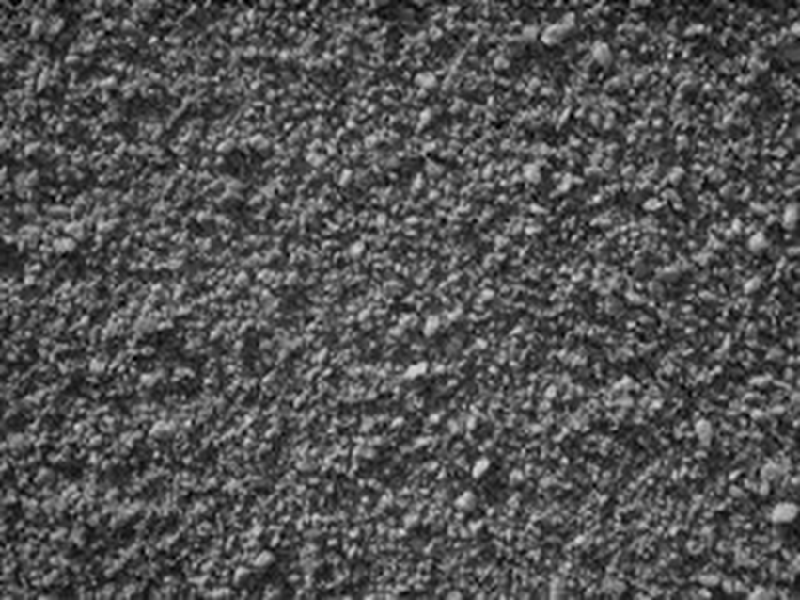
//> input picture sonar_sim_cloud/cloudImgs/stucci1.jpg, 800 x 600 px
$ ./Sobel_Demo ../sonar_sim_cloud/cloudImgs/stucci1.jpg   (built with g++ and OpenCV 4)
//> lines starting //> are read from the running program, lines starting //| are printed output that depends on the picture
/**
 * @file Sobel_Demo.cpp
 * @brief Sample code using Sobel and/orScharr OpenCV functions to make a simple Edge Detector
 * @author OpenCV team
 */

#include "opencv2/imgproc/imgproc.hpp"
#include "opencv2/highgui/highgui.hpp"
#include <stdlib.h>
#include <stdio.h>

using namespace cv;

/**
 * @function main
 */
int main( int, char** argv )
{

  Mat src, src_gray;
  Mat grad;
  const char* window_name = "Sobel Demo - Simple Edge Detector";
  int scale = 1;
  int delta = 0;
  int ddepth = CV_16S;

  /// Load an image
  src = imread( argv[1] );
//> src is the input picture: 600 rows x 800 cols, CV_8UC3; min 0, max 223, mean 82.3

  if( !src.data )
    { return -1; }

  GaussianBlur( src, src, Size(3,3), 0, 0, BORDER_DEFAULT );

  /// Convert it to gray
  cvtColor( src, src_gray, COLOR_RGB2GRAY );

  /// Create window
  namedWindow( window_name, WINDOW_AUTOSIZE );

  /// Generate grad_x and grad_y
  Mat grad_x, grad_y;
  Mat abs_grad_x, abs_grad_y;

  /// Gradient X
  Scharr( src_gray, grad_x, ddepth, 1, 0, scale, delta, BORDER_DEFAULT );
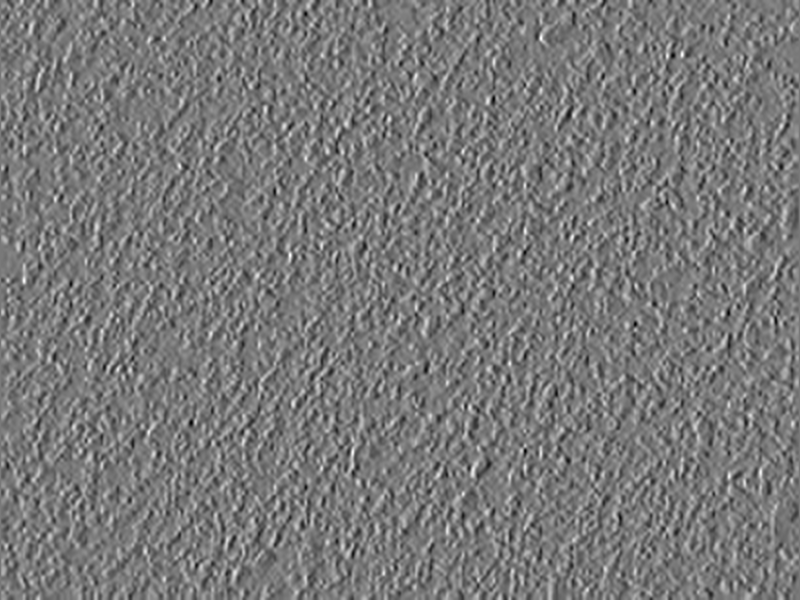
//> grad_x: 600 rows x 800 cols, CV_16SC1; min -1428, max 1571, mean 0.1; drawn with min black and max white
  //Sobel( src_gray, grad_x, ddepth, 1, 0, 3, scale, delta, BORDER_DEFAULT );
  convertScaleAbs( grad_x, abs_grad_x );
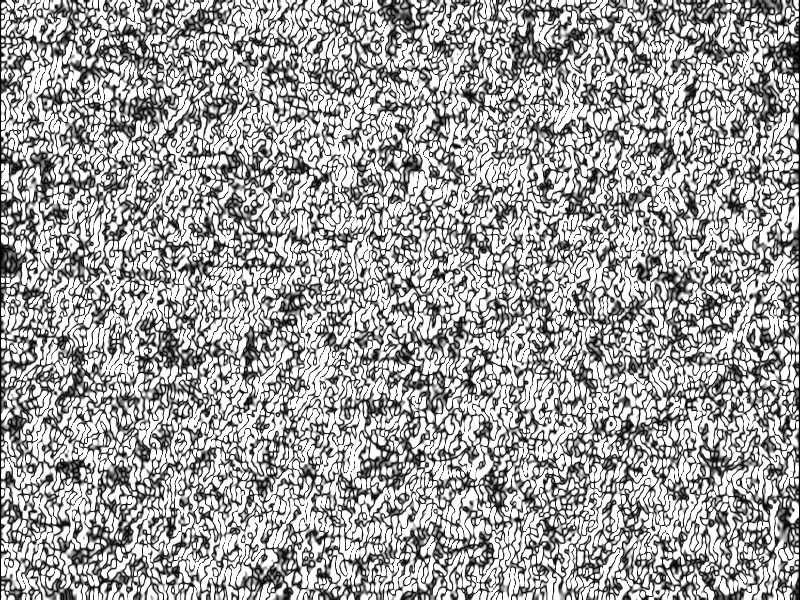
//> abs_grad_x: 600 rows x 800 cols, CV_8UC1; min 0, max 255, mean 162.1

  /// Gradient Y
  Scharr( src_gray, grad_y, ddepth, 0, 1, scale, delta, BORDER_DEFAULT );
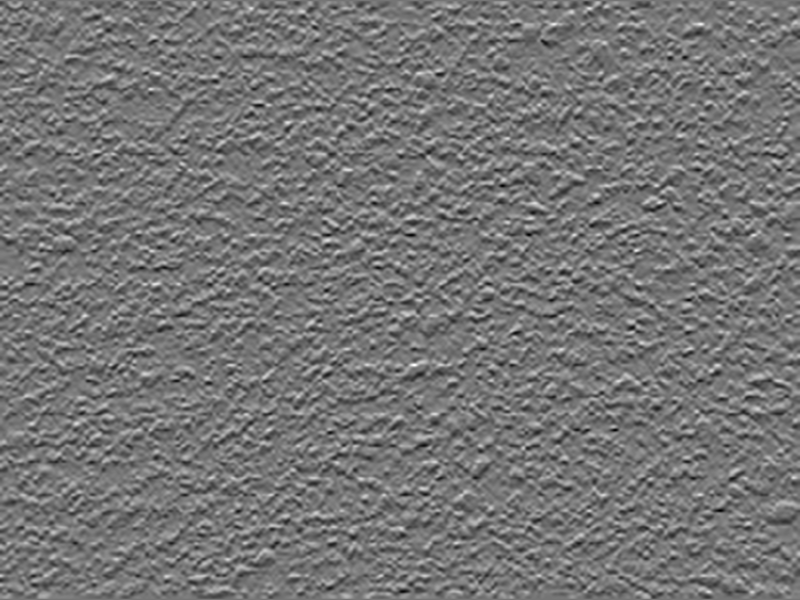
//> grad_y: 600 rows x 800 cols, CV_16SC1; min -1422, max 1660, mean 1; drawn with min black and max white
  //Sobel( src_gray, grad_y, ddepth, 0, 1, 3, scale, delta, BORDER_DEFAULT );
  convertScaleAbs( grad_y, abs_grad_y );
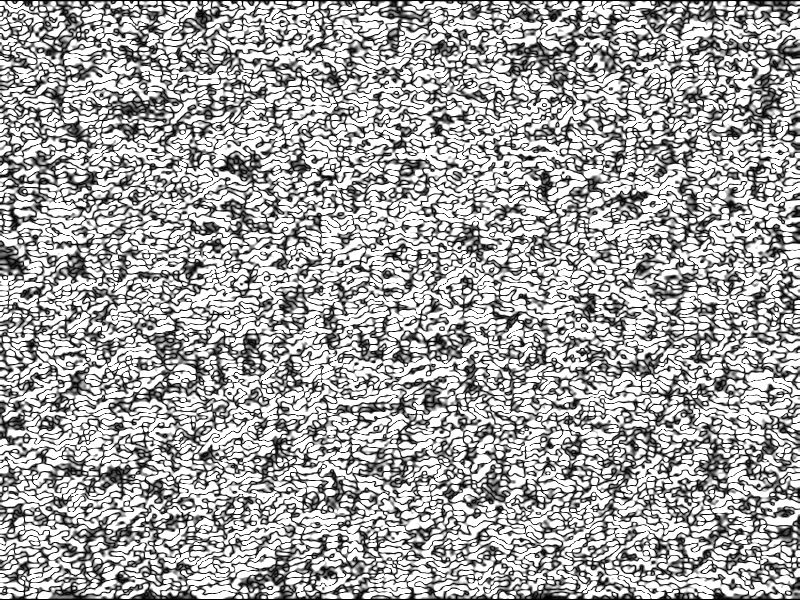
//> abs_grad_y: 600 rows x 800 cols, CV_8UC1; min 0, max 255, mean 166.3

  /// Total Gradient (approximate)
  addWeighted( abs_grad_x, 0.5, abs_grad_y, 0.5, 0, grad );
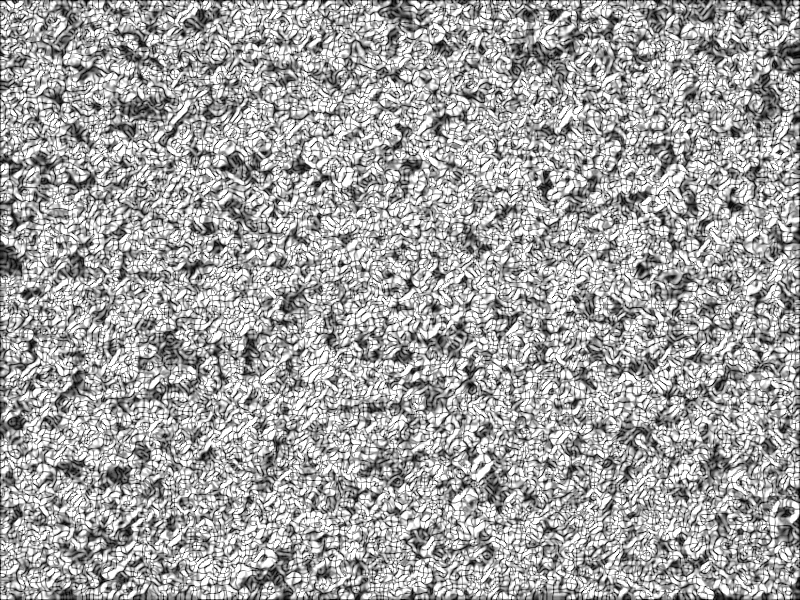
//> grad: 600 rows x 800 cols, CV_8UC1; min 0, max 255, mean 164.2

  imshow( window_name, grad );

  waitKey(0);

  return 0;
}

$ run again, on sonar_sim_cloud/cloudImgs/cloud1.png
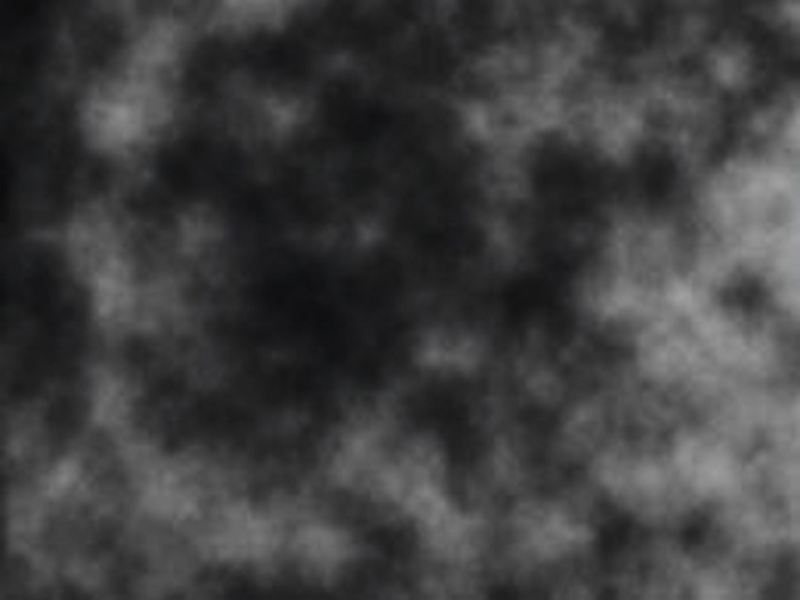
//> input picture sonar_sim_cloud/cloudImgs/cloud1.png, 800 x 600 px
//> src is the input picture: 600 rows x 800 cols, CV_8UC3; mean B, G, R 63.7, 63.2, 63.2
//> `Scharr( src_gray, grad_y, ddepth, 0, 1, scale, delta, BORDER_DEFAULT );`:
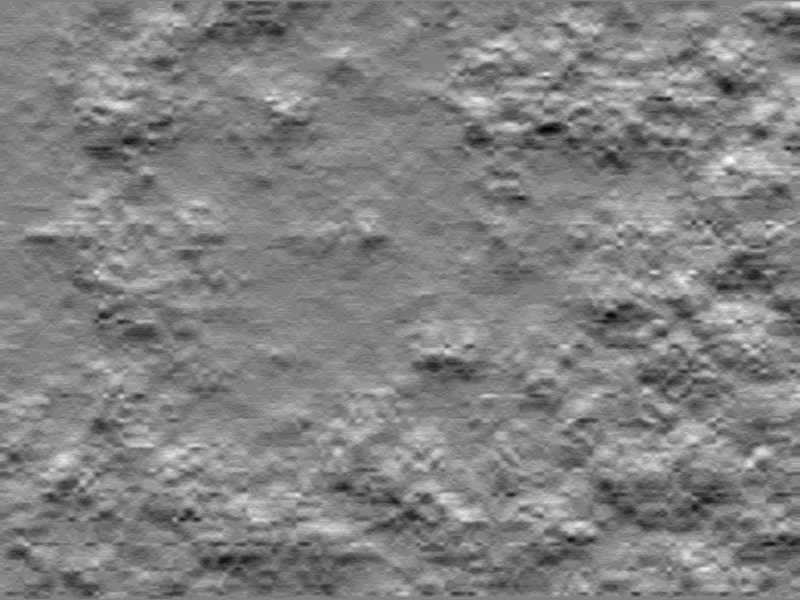
//> grad_y: 600 rows x 800 cols, CV_16SC1; min -176, max 170, mean 0.2; drawn with min black and max white
//> `addWeighted( abs_grad_x, 0.5, abs_grad_y, 0.5, 0, grad );`:
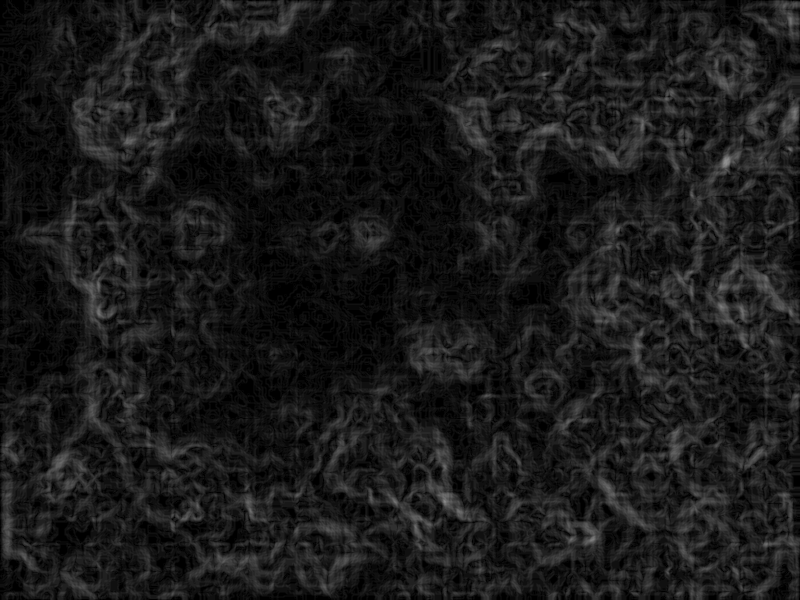
//> grad: 600 rows x 800 cols, CV_8UC1; min 0, max 144, mean 25.6

$ run again, on sonar_sim_cloud/cloudImgs/cloud2.png
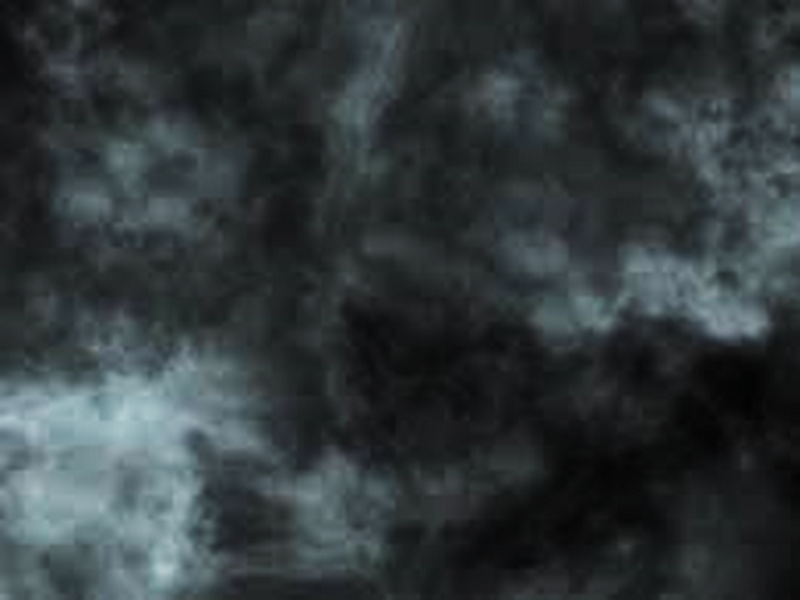
//> input picture sonar_sim_cloud/cloudImgs/cloud2.png, 800 x 600 px
//> src is the input picture: 600 rows x 800 cols, CV_8UC3; mean B, G, R 58.4, 56.2, 48.9
//> `Scharr( src_gray, grad_y, ddepth, 0, 1, scale, delta, BORDER_DEFAULT );`:
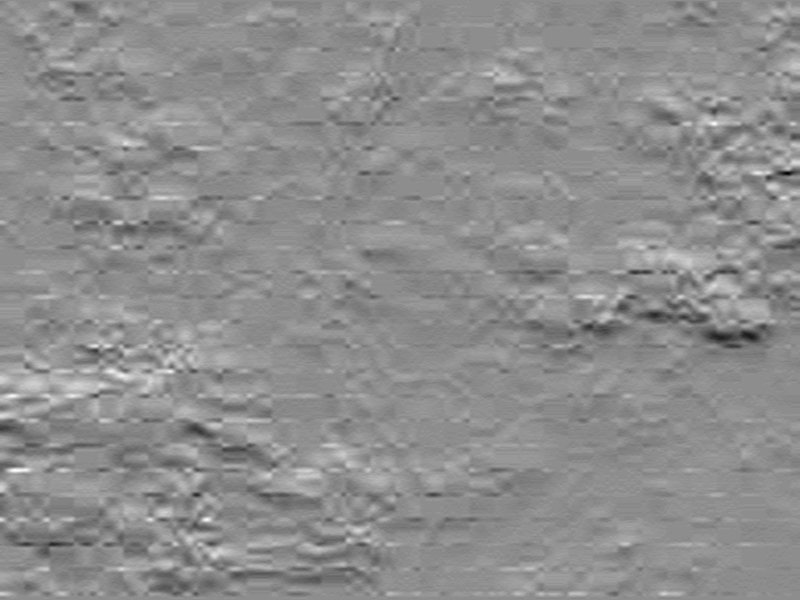
//> grad_y: 600 rows x 800 cols, CV_16SC1; min -420, max 336, mean 0.8; drawn with min black and max white
//> `addWeighted( abs_grad_x, 0.5, abs_grad_y, 0.5, 0, grad );`:
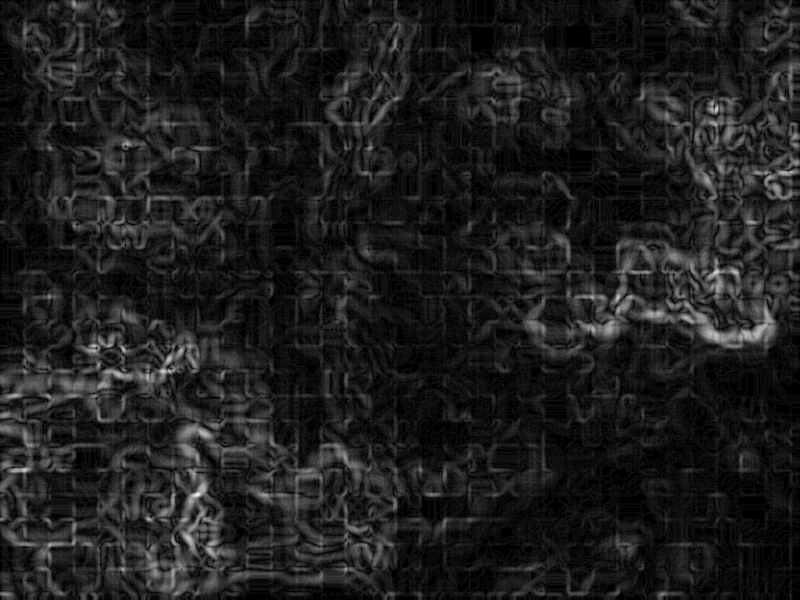
//> grad: 600 rows x 800 cols, CV_8UC1; min 0, max 245, mean 29.5

$ run again, on sonar_sim_cloud/cloudImgs/cloud3.png
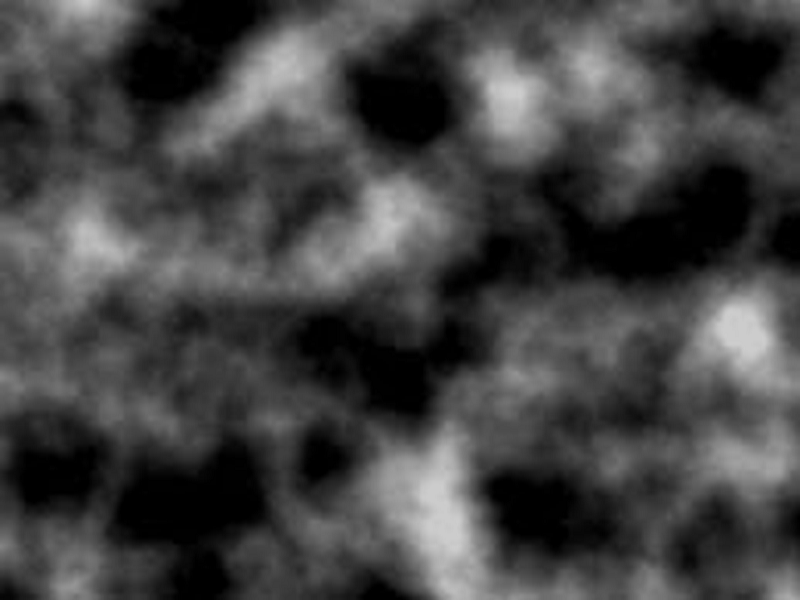
//> input picture sonar_sim_cloud/cloudImgs/cloud3.png, 800 x 600 px
//> src is the input picture: 600 rows x 800 cols, CV_8UC3; min 0, max 205, mean 67
//> `Scharr( src_gray, grad_y, ddepth, 0, 1, scale, delta, BORDER_DEFAULT );`:
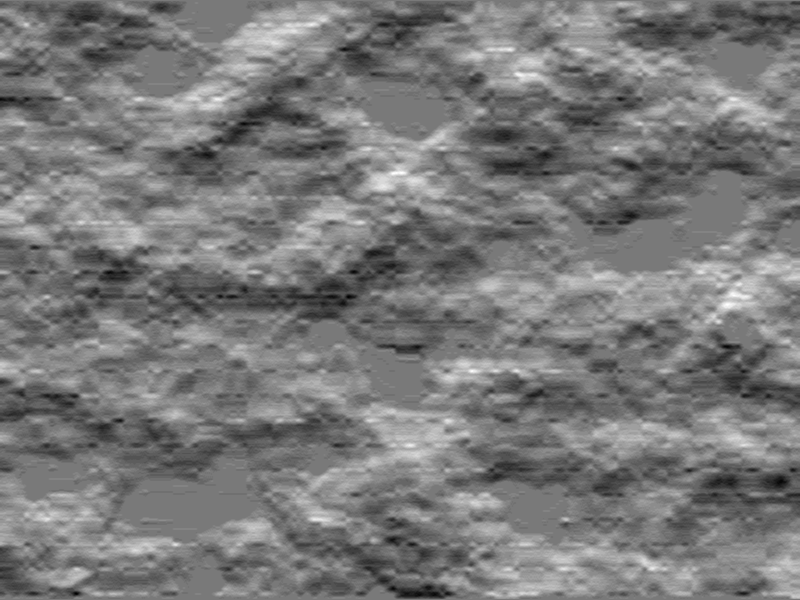
//> grad_y: 600 rows x 800 cols, CV_16SC1; min -205, max 224, mean -0.1; drawn with min black and max white
//> `addWeighted( abs_grad_x, 0.5, abs_grad_y, 0.5, 0, grad );`:
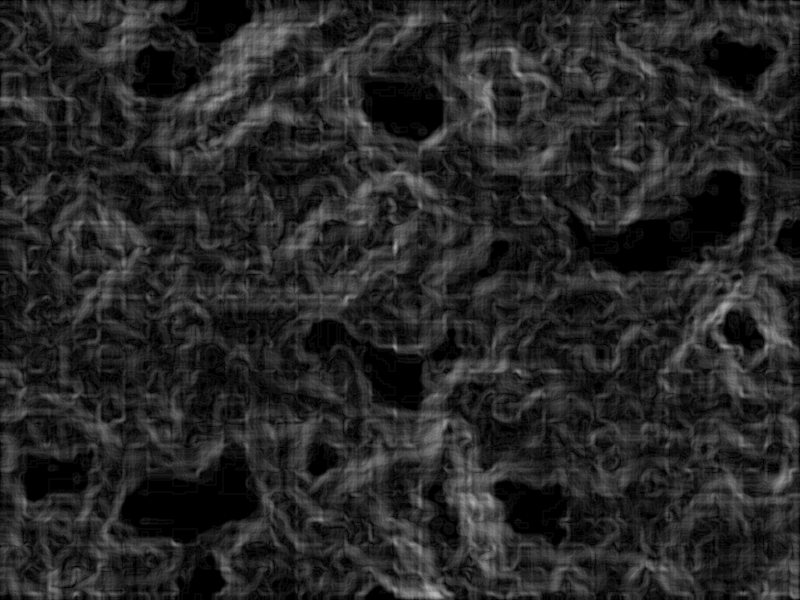
//> grad: 600 rows x 800 cols, CV_8UC1; min 0, max 189, mean 38.4
